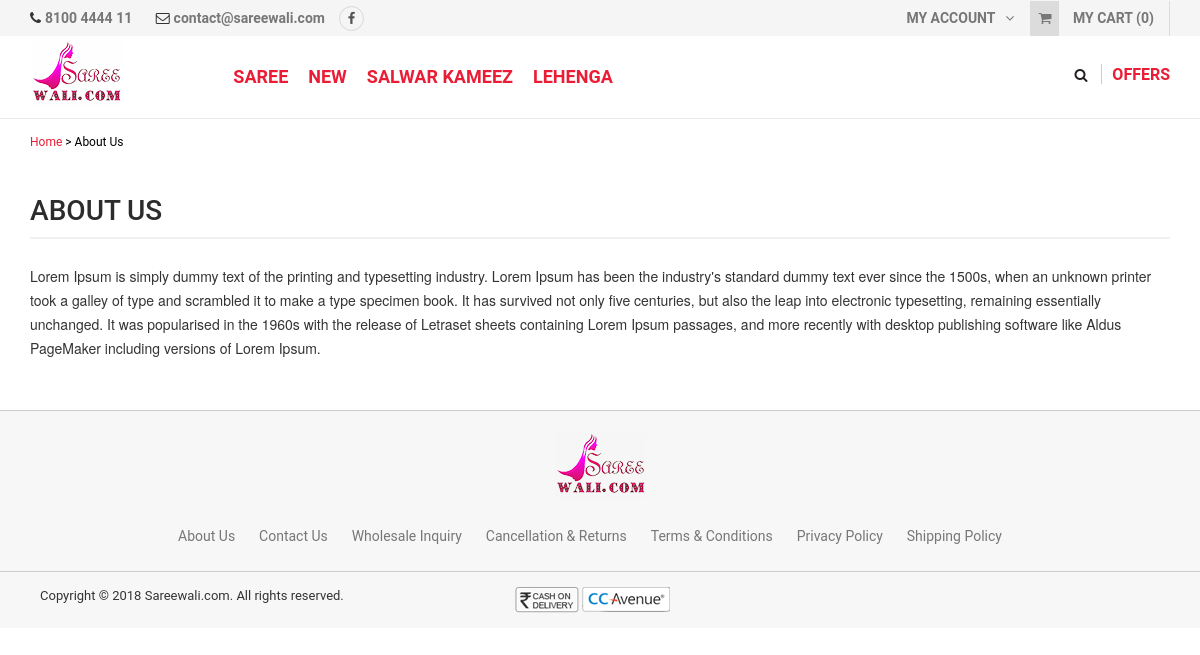
Before: /about with the older database file.
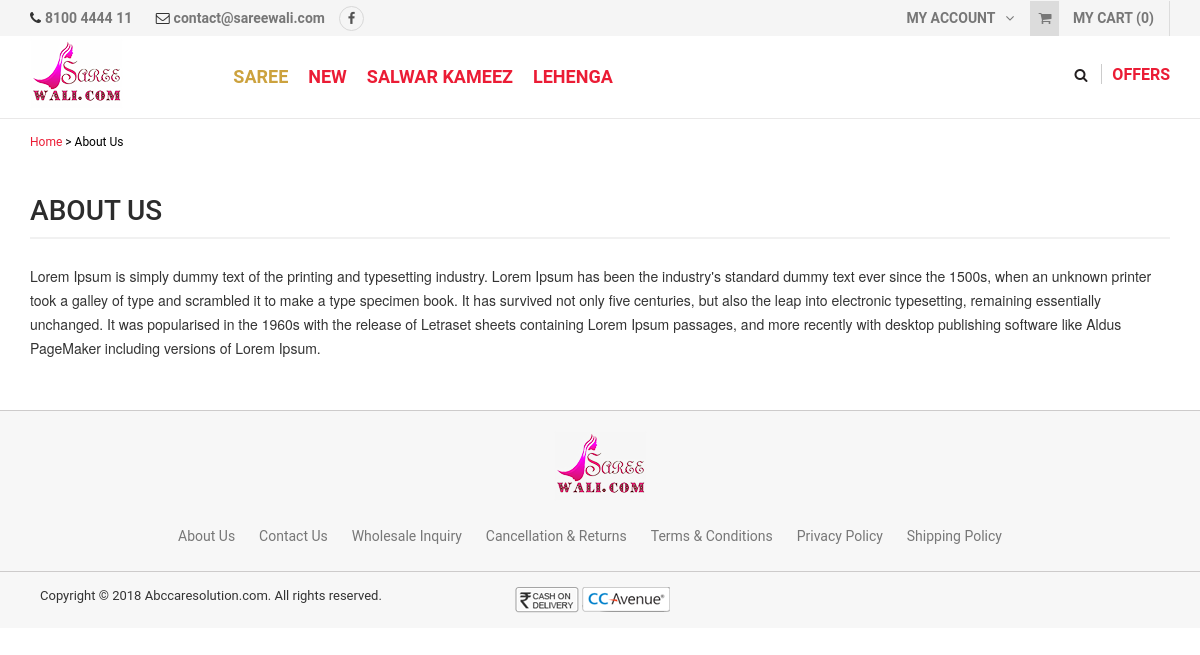
After: the same page with the newer database file.
### tables this page shows
CREATE TABLE `saree_entity` (
  `entity_id` int(11) NOT NULL,
  `name` varchar(255) NOT NULL,
  `description` tinytext NOT NULL,
  `image_path` varchar(255) NOT NULL,
  `slug` varchar(255) NOT NULL,
  `level` int(11) NOT NULL,
  `parent_id` int(11) NOT NULL,
  `sort_order` int(11) NOT NULL,
  `is_special` enum('Y','N') NOT NULL DEFAULT 'N',
  `status` enum('Y','N') NOT NULL DEFAULT 'N',
  `date_added` int(11) NOT NULL,
  `date_modified` int(11) NOT NULL
);

CREATE TABLE `saree_settings` (
  `settings_id` int(11) NOT NULL,
  `sitename` varchar(255) NOT NULL,
  `siteaddress` varchar(255) NOT NULL,
  `logoname` varchar(255) NOT NULL,
  `logopathname` varchar(255) NOT NULL,
  `facebook_page_url` varchar(255) NOT NULL,
  `gst_no` varchar(255) NOT NULL,
  `date_added` int(11) NOT NULL
);

### application/models/Defaultdata.php (called while the page is built, shortened)
<?php
class Defaultdata extends CI_Model {
	private $mydata = array();
	public function getFrontendDefaultData()
	{
		$this->mydata["tot_segments"] = $this->getUrlSegments();
		$this->mydata['general_settings'] = $this->grabSettingData();
		$this->mydata["modal"] = $this->load->view('partials/modal', null, true);
		$this->mydata['admin_profile'] = $this->grabProfileData();
		$this->mydata['final_tree'] = $this->grabTree();
		$this->mydata['prd_cat'] = $this->entitydata->grab_entity(array("level" => "1", "status" => "Y"));
		$this->data = $this->mydata;
		$this->headerdata = $this->mydata;
		$count = 0;
		$total_price = 0;
		$this->headerdata['total_price'] = number_format($total_price, 2);
		$this->headerdata['count'] = $count;
		$this->headerdata['cart'] = $this->load->view('partials/cart', $this->headerdata, true);
		$this->data["header"] = $this->load->view('partials/header', $this->headerdata, true);
		$this->data["head"] = $this->load->view('partials/head', null, true);
		$this->data["upper_footer"] = $this->load->view('partials/upper_footer', $this->headerdata, true);
		$this->data["footer"] = $this->load->view('partials/footer', null, true);
		$this->data["foot"] = $this->load->view('partials/foot', null, true);
		return $this->data;
	}
	public function grabTree(){
		$tree = $this->entitydata->grab_entity(array(), array(), array(), array("entity_id" => "asc"));
		return $this->buildTree($tree);
	}
	public function getUrlSegments()
	{
		$all_segment=$this->uri->segment_array();
		if(sizeof($all_segment)==1)
		{
			$all_segment[2]=$this->router->method;
		}
		return $all_segment;
	}
	public function grabSettingData(){
		$query = $this->db->get(TABLE_SETTINGS);
		return $query->row();
	}
	public function grabProfileData(){
		$query = $this->db->get(TABLE_ADMIN);
		return $query->row();
	}
	public function buildTree(array $elements, $parentId = 0) {
	    $branch = array();
	    foreach ($elements as $element) {
	        if ($element->parent_id == $parentId) {
	            $children = $this->buildTree($elements, $element->entity_id);
	            if ($children) {
	                $element->children = $children;
	            }
	            $branch[] = $element;
	        }
	    }
	    return $branch;
	}
}
?>

### application/controllers/Home.php (called while the page is built, shortened)
<?php
	class Home extends CI_Controller {
		public $data = array();
		public function __construct(){
			$this->load->model('bannerdata');
			$this->load->model('entitydata');
			$this->load->model('userdata');
			$this->load->model('productdata');
			$this->load->model('adsdata');
			$this->load->model('cartdata');
			$this->load->model('orderdata');
			$this->data = $this->defaultdata->getFrontendDefaultData();
		}
		public function cms(){
			$cms = $this->data['tot_segments'][1];
			$cond['mode'] = $cms;
			$cms_data = $this->userdata->get_cms_content($cond);
			$this->data['cms_data'] = $cms_data;
			$this->load->library('breadcrumb');
			$this->breadcrumb->add('Home', base_url());
			$this->breadcrumb->add($cms_data->title, base_url($cms));
			$this->data['breadcrumb'] = $this->breadcrumb->output();
			$this->load->view('cms', $this->data);
		}
	}
?>

### index.php (called while the page is built, shortened)
<?php
require_once BASEPATH.'core/CodeIgniter.php';

### application/models/Entitydata.php (called while the page is built, shortened)
<?php
class Entitydata extends CI_Model {
	public function grab_entity($cond = array(), $like = array(), $limit = array(), $order_by = array()){
		if(!empty($cond)){
			$this->db->where($cond);
		}
		if(!empty($order_by)){
			foreach($order_by as $key => $val){
				$this->db->order_by($key, $val);
			}
		}else{
			$this->db->order_by('date_added','desc');
		}
		$query = $this->db->get(TABLE_ENTITY);
		return $query->result();
	}
}

### application/models/Userdata.php (called while the page is built, shortened)
<?php
class Userdata extends CI_Model {
	public function get_cms_content($cond = array()){
		if(!empty($cond)){
			$this->db->where($cond);
		}
		$query = $this->db->get(TABLE_CMS);
        $result = $query->result();
		return $result[0];
	}
}

### application/views/cms.php (the view, shortened to what the changed rows need)
  <?php echo $head; ?>
  <?php echo $header; ?>
  <section class="page-container">
    <div class="container aboutPage">
      <div class="page-content">
       <h1 class="page-title"><?php echo $cms_data->title;?></h1>
       </div>
  </div>
</section>
<?php echo $footer; ?>
<?php echo $foot; ?>

### application/views/partials/header.php (shortened to what the changed rows need)
<header>
  <div class="header-area">
    <div class="container hide-mobile-version">
      <div class="row">
        <div class="col-md-10 headerRight">
          <div class="menu-container">
            <div class="menu">
              <?php
                  function printTree($tree) {
                    if(!is_null($tree) && count($tree) > 0) {
                            echo '<ul>';
                            foreach($tree as $node) {
                                if($node->status == "Y"){
                                  if($node->is_special == "Y"){
                                    echo '<li><a class="coutreNav" href="'.base_url('product-list/'.$node->slug).'">'.$node->name.'</a>';
                                  }else{
                                    echo '<li><a href="'.base_url('product-list/'.$node->slug).'">'.$node->name.'</a>';
                                  }
                                  if(isset($node->children)){
                                    printTree($node->children);
                                  }
                                }
                                echo '</li>';
                            }
                            echo '</ul>';
                        }
                    }
                    printTree($final_tree[0]->children);
                ?>
            </div>
          </div>
        </div>
      </div>
    </div>
  </div>
</header>

### application/views/partials/footer.php (shortened to what the changed rows need)
<div class="copyright">
  <div class="container">
    <div class="copy-left col-xs-12 col-md-5">Copyright © 2018 <?php echo ucfirst(rtrim(preg_replace("(^https?://www.)", "",$general_settings->siteaddress), '/'));?>. All rights reserved.</div>
    <ul class="foot-paymen col-xs-12 col-md-5">
      <img src="<?php echo base_url(); ?>resources/images/payment-option.png" alt="" />
    </ul>
  </div>
</div>

Changed rows visible on the page:
changed saree_entity "SAREE": is_special "N" → "Y" (drawn)
changed saree_settings: siteaddress "Sareewali.com" → "Abccaresolution.com"
